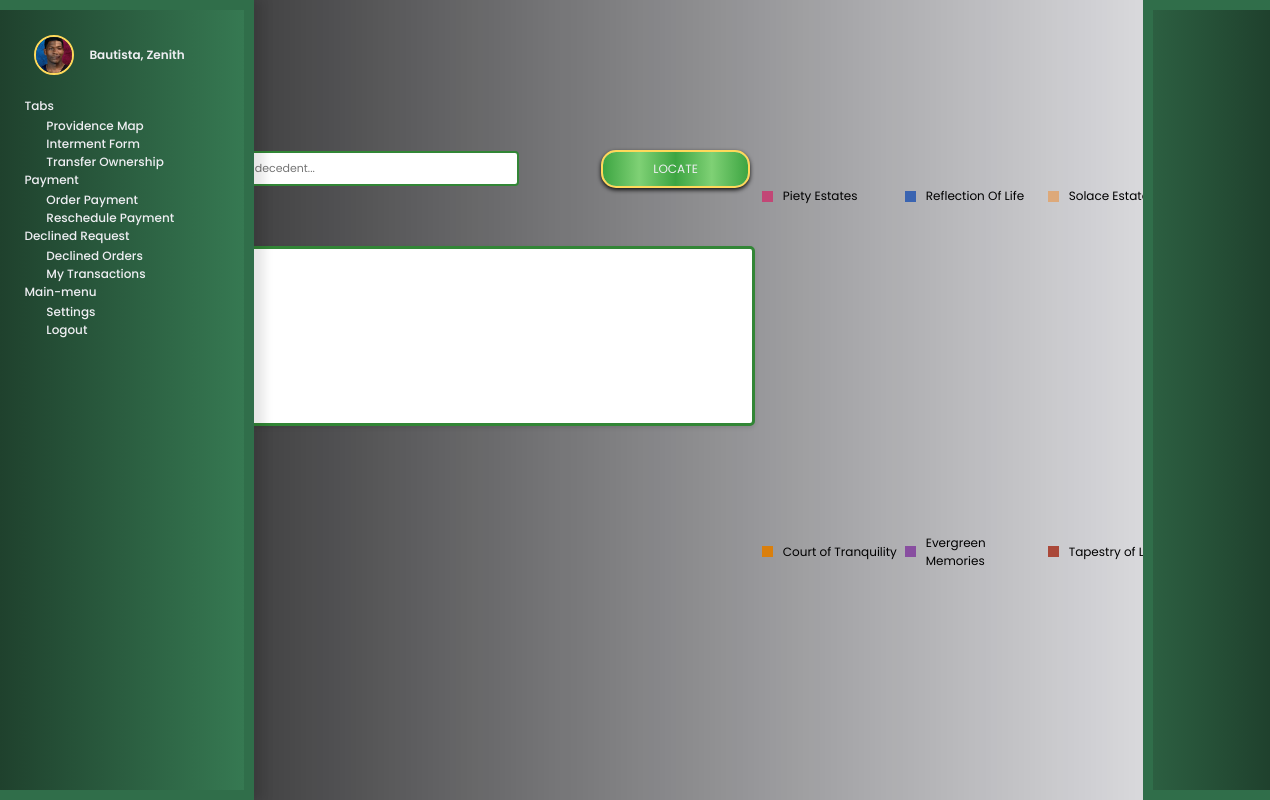
The page /customermap.php?Id=13 on the database its author committed.
### tables this page shows
CREATE TABLE `tbl_accounts` (
  `ACCOUNT_ID` int(11) NOT NULL,
  `NAME` varchar(50) NOT NULL,
  `EMAIL` varchar(100) NOT NULL,
  `LASTNAME` varchar(100) NOT NULL,
  `FIRSTNAME` varchar(100) NOT NULL,
  `MIDDLENAME` varchar(100) NOT NULL,
  `PASSWORD` varchar(50) NOT NULL,
  `CONTACT` varchar(50) NOT NULL,
  `ADDRESS` longtext NOT NULL,
  `POSITION` varchar(60) NOT NULL,
  `PROFILE` varchar(100) NOT NULL
);

### customermap.php (the view, shortened to what this page needs)
<!doctype html>
<html>
<?php
include 'dbconnection.php';
$account_id = isset($_GET['Id']) ? intval($_GET['Id']) : 0;
if ($account_id > 0) {
    $query = "SELECT * FROM tbl_accounts WHERE ACCOUNT_ID = ?";
    $stmt = $conn->prepare($query);
    $stmt->bind_param("i", $account_id);
    $stmt->execute();
    $result = $stmt->get_result();
    if ($result->num_rows > 0) {
        $account = $result->fetch_assoc();
    } else {
        echo "Account not found.";
        exit;
    }
} else {
    echo "Invalid account ID.";
    exit;
}
?>
<head>
    <link rel="stylesheet" href="customermap.css" type="text/css" />
    <link rel="stylesheet" href="customersidebar.css" type="text/css" />
    <link rel="stylesheet" href="customermap_mediaquery.css" type="text/css" />
    <link href='https://unpkg.com/boxicons@2.1.2/css/boxicons.min.css' rel='stylesheet'>
</head>
<div class="toggle-btn">
</div>
<body>
    <?php
    include "customeraside.php";
    ?>
    <div class="searchline">
        <div class="search-container">
            <h1><img src="pictures/locatedecendent.png"></h1>
            <div class="search-bar">
                <input type="text" id="search-input" placeholder="Enter the name of the interred decedent..." onkeyup="suggestSearch()">
                <span> &nbsp;&nbsp;&nbsp;<ion-icon name="search-outline"></ion-icon> </span>
                <button class="locate" id="showocation">LOCATE</button>
            </div>
            <h2><img src="pictures/decendentdetails.png"></h2>
            <div class="white-box">
            </div>
        </div>
    </div>
    <div class="legend">
        <div class="legend-item">
            <div class="legend-color st1piety-color"></div>
            <span>Piety Estates</span>
        </div>
        <div class="legend-item">
            <div class="legend-color st1reflection-color"></div>
            <span>Reflection Of Life</span>
        </div>
        <div class="legend-item">
            <div class="legend-color st1solace-color"></div>
            <span>Solace Estates</span>
        </div>
        <div class="legend-item">
            <div class="legend-color st1serenity-color"></div>
            <span>Court of Serenity</span>
        </div>
        <div class="legend-item">
            <div class="legend-color st1tranquility-color"></div>
            <span>Court of Tranquility</span>
        </div>
        <div class="legend-item">
            <div class="legend-color st1evergreen-color"></div>
            <span>Evergreen Memories</span>
        </div>
        <div class="legend-item">
            <div class="legend-color st1tapestry-color"></div>
            <span>Tapestry of Life</span>
        </div>
        <div class="legend-item">
            <div class="legend-color st1person-color"></div>
            <span>Start Location</span>
        </div>
    </div>
    <div class="rightbackground">
        <model-viewer id="myModelViewer" src="3dmodels/accountlogorevised.gltf" alt="A 3D model of a walking character"
            shadow-intensity="0.5" ar animation-name="animation_name" autoplay="speed: 0.5"
            class="providence3dlogo" camera-orbit="180deg 90deg 150m">
        </model-viewer>
        <model-viewer id="myModelViewer" src="3dmodels/LOTOWNERTEXT.gltf" alt="A 3D model of a walking character"
            shadow-intensity="3" ar animation-name="animation_name" autoplay="speed: 0.5"
            class="admintext3d" camera-orbit="10deg 90deg 300m" camera-controls>
        </model-viewer>
    </div>
</body>
</html>

### customeraside.php
<aside class="sidebar">
	<div class="logo">
    <?php
    if(empty($account['PROFILE'])) {
        $default_profile_photo = "defaultprofile.jpeg";
        echo '<img src="profilepics/' . $default_profile_photo . '" alt="logo">';
    } else {
        echo '<img src="profilepics/' . htmlspecialchars($account['PROFILE']) . '" alt="logo">';
    }
    ?>
    <h2><?php echo htmlspecialchars($account['LASTNAME'] . ', ' . $account['FIRSTNAME']); ?></h2>
    </div>
        <div class="wrapper">
		<ul class="links">
            <ul>
                <h4>Tabs</h4>
                <li>
                    <span class="material-symbols-outlined"><ion-icon name="folder-outline"></ion-icon></span>
                    <a href="customermap.php?Id=<?php echo urlencode($_GET['Id']); ?>">Providence Map</a>
                </li>
                <li>
                    <span class="material-symbols-outlined"><ion-icon name="document-outline"></ion-icon></span>
                    <a href="intermentform.php?Id=<?php echo urlencode($_GET['Id']); ?>">Interment Form</a>
                </li>
                <li>
                    <span class="material-symbols-outlined"><ion-icon name="send-outline"></ion-icon></span>
                    <a href="transferownership.php?Id=<?php echo urlencode($_GET['Id']); ?>">Transfer Ownership</a>
                </li>
                <h4>Payment</h4>
                <li>
                    <span class="material-symbols-outlined"><ion-icon name="cash-outline"></ion-icon></span>
                    <a href="customerintermentpayment.php?Id=<?php echo urlencode($_GET['Id']); ?>">Order Payment</a>
                </li>
                <li>
                    <span class="material-symbols-outlined"><ion-icon name="calendar-number-outline"></ion-icon></span>
                    <a href="customer_reschedule_intermentpayment.php?Id=<?php echo urlencode($_GET['Id']); ?>">Reschedule Payment</a>
                </li>
                <h4>Declined Request</h4>
                <li>
                    <span class="material-symbols-outlined"><ion-icon name="alert-outline"></ion-icon></span>
                    <a href="customer_declinedinterment.php?Id=<?php echo urlencode($_GET['Id']); ?>">Declined Orders</a>
                </li>
                <li>
                    <span class="material-symbols-outlined"><ion-icon name="file-tray-full-outline"></ion-icon></span>
                    <a href="customertransaction.php?Id=<?php echo urlencode($_GET['Id']); ?>">My Transactions</a>
                </li>
                <h4>Main-menu</h4>
                <li>
				<span class="material-symbols-outlined"><ion-icon name="settings-outline"></ion-icon></span>
                    <a href="accountsettings.php?Id=<?php echo urlencode($_GET['Id']); ?>">Settings</a>
                </li>
                <li class="logout-link">
				<span class="material-symbols-outlined"><ion-icon name="log-out-outline"></ion-icon></span>
                    <a href="index.php">Logout</a>
                </li>
            </ul>
        </div>
    </aside>

### customersidebar.css (style rules this page uses)
:root { --darkgreen:#16423C; --green:#3da542; --semidarkgreen:#266529; --lightgreen:#7fd175; --black:#343131; --lightblack:#CACACA; --pureblack:#191919; --white:#eeeef2; --khaki:#FFF5E0; --yellow:#FFD95A; }
@media (max-width: 1760px) { .logo img { width: 57px; height: 57px; } }
@media (max-width: 1760px) { .logo h2 { font-size: 16px; } }
@media (max-width: 1760px) { .sidebar .links { font-size: 16px; margin-top: 0%; } }
@media (max-width: 1600px) { .logo img { width: 55px; height: 55px; } }
@media (max-width: 1600px) { .logo h2 { font-size: 15px; } }
@media (max-width: 1600px) { .sidebar .links { font-size: 15px; margin-top: 0%; } }
@media (max-width: 1366px) { .logo { width: 80%; } }
@media (max-width: 1366px) { .logo img { width: 45px; height: 45px; } }
@media (max-width: 1366px) { .logo h2 { font-size: 14px; } }
@media (max-width: 1366px) { .sidebar { padding-left: 0; } }
@media (max-width: 1366px) { .wrapper { width: 80%; margin-top: 5%; } }
@media (max-width: 1366px) { .sidebar .links { font-size: 14px; margin-top: 0%; padding: 0; width: 100%; } }
@media (max-width: 1366px) { .sidebar .logo { color: #eeeef2; display: flex; align-items: center; padding: 25px 10px 15px; margin-bottom: 1%; } }
@media (max-width: 1366px) { .links h4 { margin-bottom: 1%; } }
@media (max-width: 1366px) { .links li a { padding: 0%; text-align: left; } }
@media (max-width: 1366px) { .links li { padding: 0%; width: 100%; } }
@media (max-width: 1366px) { .links li span { margin-right: 1%; padding-top: 4%; padding-bottom: 4%; transition: all 0.3s ease; } }
@media (max-width: 1280px) { .logo { width: 80%; } }
@media (max-width: 1280px) { .logo img { width: 40px; height: 40px; } }
@media (max-width: 1280px) { .logo h2 { font-size: 12px; } }
@media (max-width: 1280px) { .sidebar { padding-left: 0; } }
@media (max-width: 1280px) { .wrapper { width: 80%; margin-top: 2%; } }
@media (max-width: 1280px) { .sidebar .links { font-size: 12px; margin-top: 0%; padding: 0; width: 100%; } }
@media (max-width: 1280px) { .sidebar .logo { color: #eeeef2; display: flex; align-items: center; padding: 25px 10px 15px; margin-bottom: 1%; } }
@media (max-width: 1280px) { .links h4 { margin-bottom: 1%; } }
@media (max-width: 1280px) { .links li a { padding: 0%; text-align: left; } }
@media (max-width: 1280px) { .links li { padding: 0%; width: 100%; } }
@media (max-width: 1280px) { .links li span { margin-right: 1%; padding-top: 4%; font-size: 13px; padding-bottom: 4%; transition: all 0.3s ease; } }

### rows shown on the page
tbl_accounts: PROFILE (picture), LASTNAME+FIRSTNAME "Bautista, Zenith"
